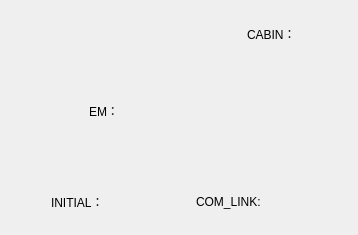
          <widget class="QWidget" name="page_boat">
           <layout class="QGridLayout" name="gridLayout_7">
            <item row="0" column="0">
             <layout class="QGridLayout" name="gridLayout_4">
              <item row="1" column="0">
               <spacer name="horizontalSpacer_15">
                <property name="orientation">
                 <enum>Qt::Horizontal</enum>
                </property>
                <property name="sizeType">
                 <enum>QSizePolicy::Minimum</enum>
                </property>
                <property name="sizeHint" stdset="0">
                 <size>
                  <width>5</width>
                  <height>20</height>
                 </size>
                </property>
               </spacer>
              </item>
              <item row="0" column="1">
               <layout class="QHBoxLayout" name="horizontalLayout_9">
                <item>
                 <widget class="Battery" name="widget_battery_boat" native="true">
                  <property name="minimumSize">
                   <size>
                    <width>50</width>
                    <height>30</height>
                   </size>
                  </property>
                  <property name="maximumSize">
                   <size>
                    <width>50</width>
                    <height>30</height>
                   </size>
                  </property>
                 </widget>
                </item>
                <item>
                 <spacer name="horizontalSpacer_22">
                  <property name="orientation">
                   <enum>Qt::Horizontal</enum>
                  </property>
                  <property name="sizeType">
                   <enum>QSizePolicy::Expanding</enum>
                  </property>
                  <property name="sizeHint" stdset="0">
                   <size>
                    <width>40</width>
                    <height>20</height>
                   </size>
                  </property>
                 </spacer>
                </item>
                <item>
                 <widget class="QLabel" name="label_cabin">
                  <property name="styleSheet">
                   <string notr="true">font: 300 10pt &quot;Ubuntu&quot;;</string>
                  </property>
                  <property name="text">
                   <string>CABIN：</string>
                  </property>
                 </widget>
                </item>
                <item>
                 <widget class="QtMaterialToggle" name="widget_boat_cabin" native="true">
                  <property name="minimumSize">
                   <size>
                    <width>40</width>
                    <height>45</height>
                   </size>
                  </property>
                  <property name="maximumSize">
                   <size>
                    <width>40</width>
                    <height>45</height>
                   </size>
                  </property>
                 </widget>
                </item>
               </layout>
              </item>
              <item row="1" column="1">
               <widget class="QLabel" name="label_boat">
                <property name="minimumSize">
                 <size>
                  <width>0</width>
                  <height>0</height>
                 </size>
                </property>
                <property name="maximumSize">
                 <size>
                  <width>263</width>
                  <height>108</height>
                 </size>
                </property>
                <property name="text">
                 <string/>
                </property>
               </widget>
              </item>
              <item row="1" column="2">
               <spacer name="horizontalSpacer_14">
                <property name="orientation">
                 <enum>Qt::Horizontal</enum>
                </property>
                <property name="sizeType">
                 <enum>QSizePolicy::Minimum</enum>
                </property>
                <property name="sizeHint" stdset="0">
                 <size>
                  <width>5</width>
                  <height>20</height>
                 </size>
                </property>
               </spacer>
              </item>
              <item row="2" column="1">
               <layout class="QHBoxLayout" name="horizontalLayout_8">
                <item>
                 <spacer name="horizontalSpacer_20">
                  <property name="orientation">
                   <enum>Qt::Horizontal</enum>
                  </property>
                  <property name="sizeType">
                   <enum>QSizePolicy::Maximum</enum>
                  </property>
                  <property name="sizeHint" stdset="0">
                   <size>
                    <width>60</width>
                    <height>20</height>
                   </size>
                  </property>
                 </spacer>
                </item>
                <item>
                 <widget class="QLabel" name="label_em">
                  <property name="maximumSize">
                   <size>
                    <width>30</width>
                    <height>16777215</height>
                   </size>
                  </property>
                  <property name="styleSheet">
                   <string notr="true">font: 300 10pt &quot;Ubuntu&quot;;</string>
                  </property>
                  <property name="text">
                   <string>EM：</string>
                  </property>
                 </widget>
                </item>
                <item>
                 <widget class="QtMaterialToggle" name="widget_boat_em" native="true">
                  <property name="minimumSize">
                   <size>
                    <width>40</width>
                    <height>45</height>
                   </size>
                  </property>
                  <property name="maximumSize">
                   <size>
                    <width>40</width>
                    <height>45</height>
                   </size>
                  </property>
                 </widget>
                </item>
                <item>
                 <spacer name="horizontalSpacer_21">
                  <property name="orientation">
                   <enum>Qt::Horizontal</enum>
                  </property>
                  <property name="sizeType">
                   <enum>QSizePolicy::Maximum</enum>
                  </property>
                  <property name="sizeHint" stdset="0">
                   <size>
                    <width>150</width>
                    <height>20</height>
                   </size>
                  </property>
                 </spacer>
                </item>
               </layout>
              </item>
             </layout>
            </item>
            <item row="2" column="0">
             <layout class="QHBoxLayout" name="horizontalLayout_10">
              <item>
               <spacer name="horizontalSpacer_31">
                <property name="orientation">
                 <enum>Qt::Horizontal</enum>
                </property>
                <property name="sizeHint" stdset="0">
                 <size>
                  <width>40</width>
                  <height>20</height>
                 </size>
                </property>
               </spacer>
              </item>
              <item>
               <widget class="QLabel" name="label_boat_inial">
                <property name="styleSheet">
                 <string notr="true">font: 300 10pt &quot;Ubuntu&quot;;</string>
                </property>
                <property name="text">
                 <string>INITIAL：</string>
                </property>
               </widget>
              </item>
              <item>
               <widget class="QtMaterialToggle" name="widget_boat_initial" native="true">
                <property name="minimumSize">
                 <size>
                  <width>40</width>
                  <height>45</height>
                 </size>
                </property>
                <property name="maximumSize">
                 <size>
                  <width>40</width>
                  <height>45</height>
                 </size>
                </property>
               </widget>
              </item>
              <item>
               <spacer name="horizontalSpacer_33">
                <property name="orientation">
                 <enum>Qt::Horizontal</enum>
                </property>
                <property name="sizeHint" stdset="0">
                 <size>
                  <width>40</width>
                  <height>20</height>
                 </size>
                </property>
               </spacer>
              </item>
              <item>
               <widget class="QLabel" name="label_rov_comlimk">
                <property name="styleSheet">
                 <string notr="true">font: 300 10pt &quot;Ubuntu&quot;;</string>
                </property>
                <property name="text">
                 <string>COM_LINK:</string>
                </property>
               </widget>
              </item>
              <item>
               <widget class="QtMaterialToggle" name="widget_boat_comlink" native="true">
                <property name="minimumSize">
                 <size>
                  <width>40</width>
                  <height>45</height>
                 </size>
                </property>
                <property name="maximumSize">
                 <size>
                  <width>40</width>
                  <height>45</height>
                 </size>
                </property>
               </widget>
              </item>
              <item>
               <spacer name="horizontalSpacer_32">
                <property name="orientation">
                 <enum>Qt::Horizontal</enum>
                </property>
                <property name="sizeHint" stdset="0">
                 <size>
                  <width>40</width>
                  <height>20</height>
                 </size>
                </property>
               </spacer>
              </item>
             </layout>
            </item>
            <item row="1" column="0">
             <spacer name="verticalSpacer_7">
              <property name="orientation">
               <enum>Qt::Vertical</enum>
              </property>
              <property name="sizeHint" stdset="0">
               <size>
                <width>20</width>
                <height>40</height>
               </size>
              </property>
             </spacer>
            </item>
           </layout>
          </widget>
